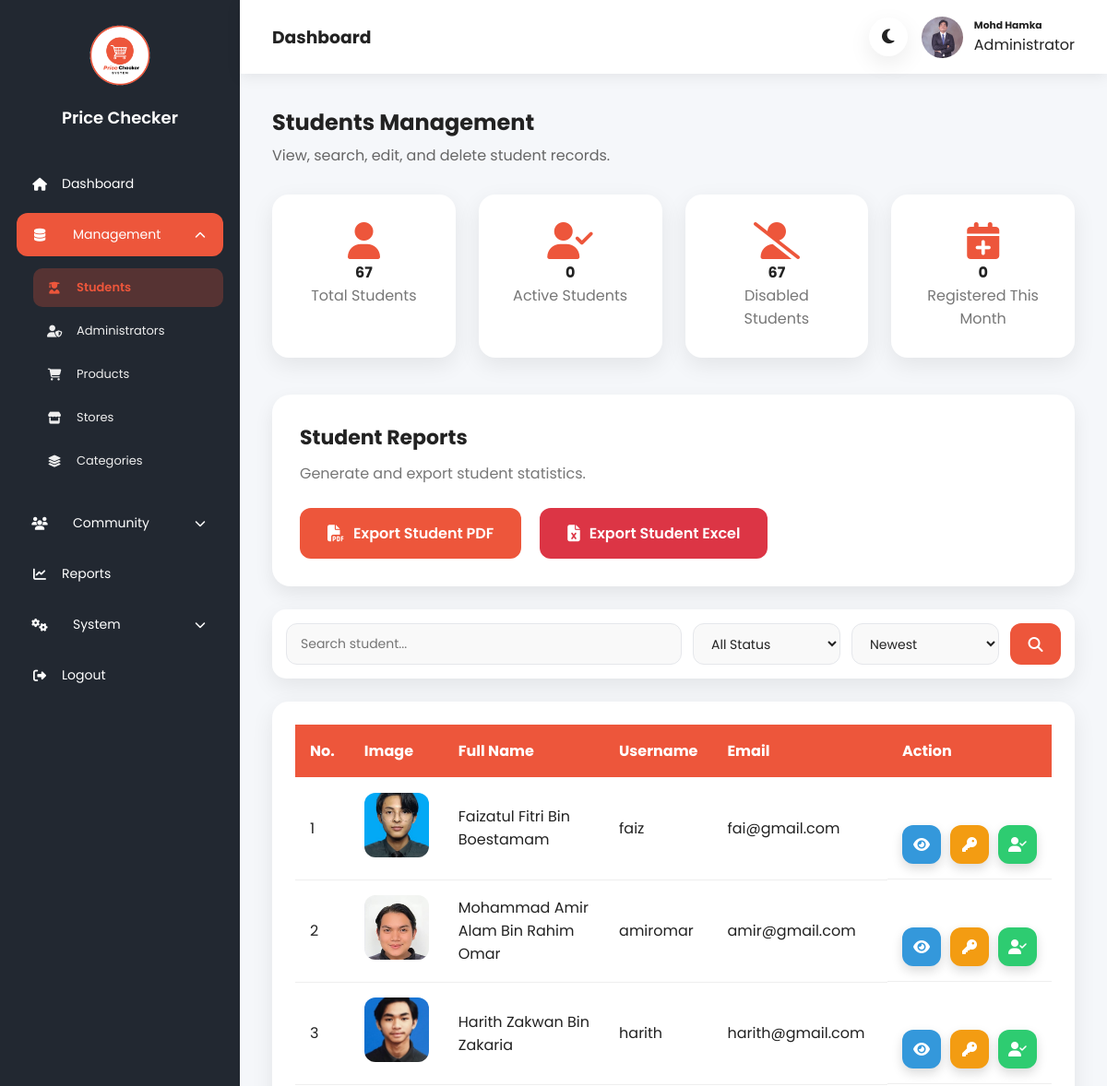
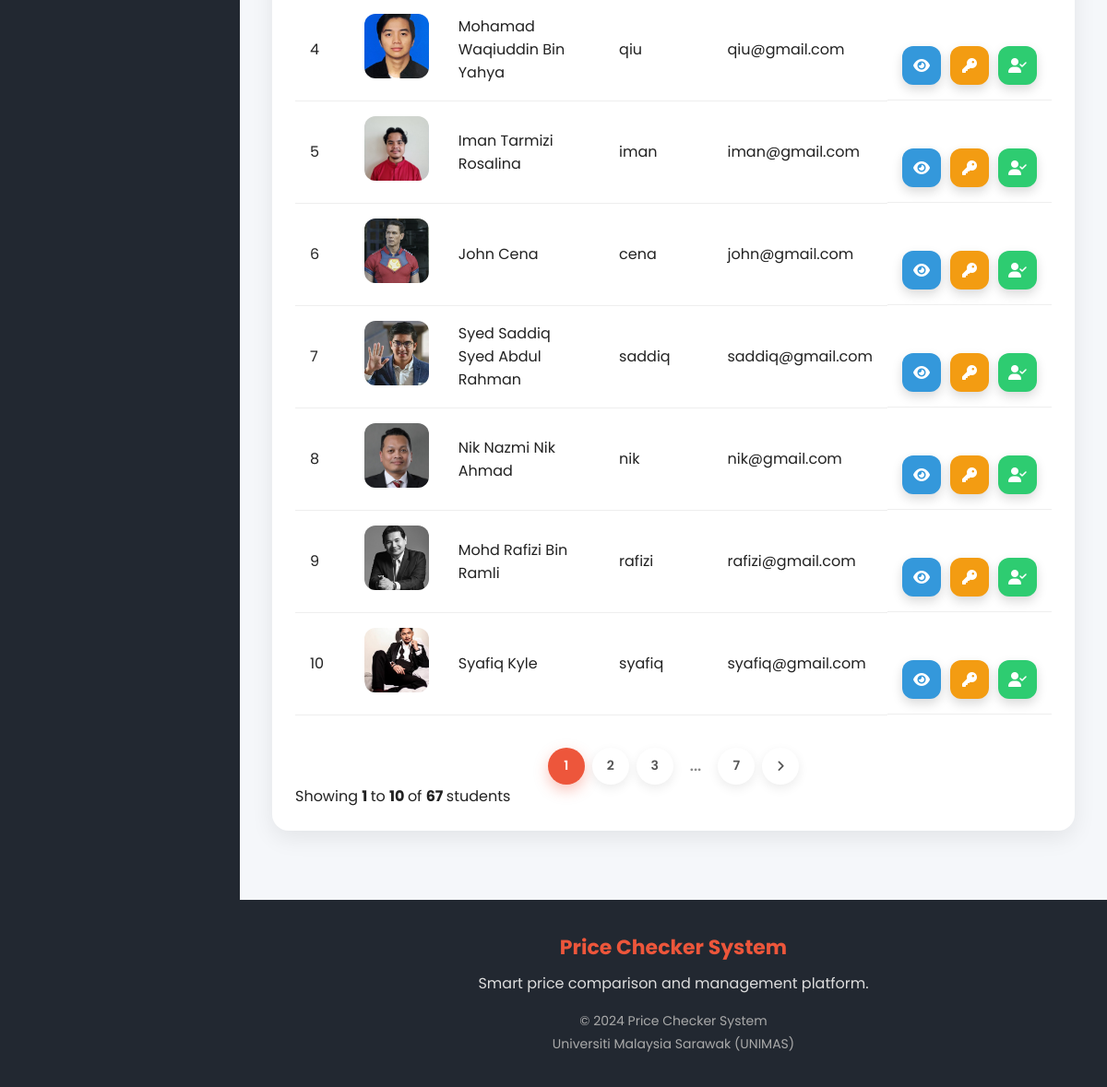
/src/admin/students.php (signed in), run on the app's committed database (2 pictures, top to bottom).
### tables this page shows
CREATE TABLE `student` (
  `studentID` int(11) NOT NULL,
  `fullName` varchar(255) NOT NULL,
  `username` varchar(255) NOT NULL,
  `email` varchar(255) NOT NULL,
  `password` varchar(255) NOT NULL,
  `studentIMG` varchar(255) NOT NULL,
  `logStatus` varchar(255) NOT NULL,
  `created_at` timestamp NOT NULL DEFAULT current_timestamp()
);

### src/admin/students.php (the view, shortened to what this page needs)
<?php
include("../config/db_cPCS.php");
$totalStudents = mysqli_fetch_assoc(
mysqli_query($conn,"
SELECT COUNT(*) total
FROM student
"))['total'];
$activeStudents = mysqli_fetch_assoc(
mysqli_query($conn,"
SELECT COUNT(*) total
FROM student
WHERE logStatus='1'
"))['total'];
$disabledStudents = mysqli_fetch_assoc(
mysqli_query($conn,"
SELECT COUNT(*) total
FROM student
WHERE logStatus='0'
"))['total'];
$registeredThisMonth = mysqli_fetch_assoc(
mysqli_query($conn,"
SELECT COUNT(*) total
FROM student
WHERE MONTH(created_at)=MONTH(CURRENT_DATE())
AND YEAR(created_at)=YEAR(CURRENT_DATE())
"))['total'];
$search = $_GET['search'] ?? "";
$status = $_GET['logStatus'] ?? "";
$sort = $_GET['sort'] ?? "";
$sql = "SELECT * FROM student WHERE 1";
switch($sort)
{
default:
$sql.=" ORDER BY studentID ASC";
}
$countSQL = str_replace(
    "SELECT *",
    "SELECT COUNT(*) total",
    $sql
);
$total = mysqli_fetch_assoc(
    mysqli_query($conn,$countSQL)
)['total'];
$limit = 10;
$page = isset($_GET['page']) ? (int)$_GET['page'] : 1;
$offset = ($page-1)*$limit;
$sql .= " LIMIT $limit OFFSET $offset";
$studentQuery = mysqli_query($conn,$sql);
$totalPages = ceil($total/$limit);
?>
<!DOCTYPE html>
<html lang="en">
<head>
    <link rel="stylesheet"href="https://cdnjs.cloudflare.com/ajax/libs/font-awesome/6.7.2/css/all.min.css">
    <link rel="stylesheet" href="../../assets/css/adminDashboard.css">
</head>
<body>
<div class="admin-container">
    <?php include("../admin/includes/sidebar.php"); ?>
    <div class="admin-main">
        <?php include("../admin/includes/header.php"); ?>
        <div class="dashboard-content">
            <div class="page-title">
                <h2>
                    Students Management
                </h2>
                <p>
                    View, search, edit, and delete student records.
                </p>
            </div>
            <div class="dashboard-cards">
                <div class="dashboard-card">
                    <i class="fa-solid fa-user"></i>
                    <h4>
                        <?php echo $totalStudents; ?>
                    </h4>
                    <p>
                        Total Students
                    </p>
                </div>
                <div class="dashboard-card">
                    <i class="fa-solid fa-user-check"></i>
                    <h4>
                        <?php echo $activeStudents; ?>
                    </h4>
                    <p>
                        Active Students
                    </p>
                </div>
                <div class="dashboard-card">
                    <i class="fa-solid fa-user-slash"></i>
                    <h4>
                        <?php echo $disabledStudents; ?>
                    </h4>
                    <p>
                        Disabled Students
                    </p>
                </div>
                <div class="dashboard-card">
                    <i class="fa-solid fa-calendar-plus"></i>
                    <h4>
                        <?php echo $registeredThisMonth; ?>
                    </h4>
                    <p>
                        Registered This Month
                    </p>
                </div>
            </div>
            <div class="report-card">
                <h3>
                    Student Reports
                </h3>
                <p>
                    Generate and export student statistics.
                </p>
                <div class="report-buttons">
                    <a href="../admin/exportPDF.php?type=student">
                        <i class="fa fa-file-pdf"></i>
                        Export Student PDF
                    </a>
                    <a href="../admin/exportExcel.php?type=student">
                        <i class="fa fa-file-excel"></i>
                        Export Student Excel
                    </a>
                </div>
            </div>
            <div class="manage-top">
                <form method="GET" class="search-box">
                    <div class="student-search-input">
                        <input type="text" id="studentSearchBox" name="search" autocomplete="off" placeholder="Search student..."
                            value="<?php echo htmlspecialchars($search); ?>">
                    </div>
                    <select name="logStatus">
                        <option value="">All Status</option>
                    </select>
                    <select name="sort">
                        <option value="">Newest</option>
                    </select>
                    <button type="submit">
                        <i class="fa fa-search"></i>
                    </button>
                </form>
            </div>
            <div class="table-card">
                <table>
                    <thead>
                        <tr>
                            <th>No.</th>
                            <th>Image</th>
                            <th>Full Name</th>
                            <th>Username</th>
                            <th>Email</th>
                            <th>Action</th>
                        </tr>
                    </thead>
                    <tbody>
                    <?php
                    if(mysqli_num_rows($studentQuery)==0)
                    {
                    ?>
                    <tr>
                        <td colspan="7" style="text-align:center;">
                            No student record found.
                        </td>
                    </tr>
                    <?php
                    }
                    else
                    {
                    $no = $offset + 1;
                    while($student=mysqli_fetch_assoc($studentQuery))
                    {
                    ?>
                    <tr>
                        <td>
                            <?php echo $no++; ?>
                        </td>
                        <td>
                            <img src="<?php echo $student['studentIMG']; ?>" class="table-image">
                        </td>
                        <td>
                            <?php echo $student['fullName']; ?>
                        </td>
                        <td>
                            <?php echo $student['username']; ?>
                        </td>
                        <td>
                            <?php echo $student['email']; ?>
                        </td>
                        <td class="action-buttons">
                            <button type="button" class="action-btn view-btn"
                                data-id="<?php echo $student['studentID']; ?>"
                                title="View Student">
                                <i class="fa-solid fa-eye"></i>
                            </button>
                            <button type="button" class="action-btn reset-btn"
                                data-id="<?php echo $student['studentID']; ?>"
                                data-name="<?php echo htmlspecialchars($student['fullName']); ?>"
                                title="Reset Password">
                                <i class="fa-solid fa-key"></i>
                            </button>
                            <?php if($student['logStatus']==1){ ?>
                                <button type="button"
                                    class="action-btn disable-btn"
                                    data-id="<?php echo $student['studentID']; ?>"
                                    data-name="<?php echo htmlspecialchars($student['fullName']); ?>"
                                    title="Disable Student">
                                    <i class="fa-solid fa-user-slash"></i>
                                </button>
                            <?php }else{ ?>
                                <button type="button"
                                    class="action-btn enable-btn"
                                    data-id="<?php echo $student['studentID']; ?>"
                                    data-name="<?php echo htmlspecialchars($student['fullName']); ?>"
                                    title="Enable Student">
                                    <i class="fa-solid fa-user-check"></i>
                                </button>
                            <?php } ?>
                        </td>
                    </tr>
                    <?php
                    }
                    }
                    ?>
                    </tbody>
                </table>
                <div class="pagination">
                    <?php
                    $start = max(1, $page - 2);
                    $end = min($totalPages, $page + 2);
                    for($i=$start; $i<=$end; $i++)
                    {
                    ?>
                    <a href="?page=<?php echo $i; ?>&search=<?php echo urlencode($search); ?>&logStatus=<?php echo urlencode($status); ?>&sort=<?php echo urlencode($sort); ?>"
                    class="<?php if($page==$i) echo 'active'; ?>">
                        <?php echo $i; ?>
                    </a>
                    <?php
                    }
                    if($page < $totalPages - 2)
                    {
                        if($page < $totalPages - 3)
                        {
                    ?>
                    <span class="dots">
                        ...
                    </span>
                    <?php
                        }
                    ?>
                    <a href="?page=<?php echo $totalPages; ?>&search=<?php echo urlencode($search); ?>&logStatus=<?php echo urlencode($status); ?>&sort=<?php echo urlencode($sort); ?>">
                        <?php echo $totalPages; ?>
                    </a>
                    <?php
                    }
                    if($page < $totalPages)
                    {
                    ?>
                    <a href="?page=<?php echo $page+1; ?>&search=<?php echo urlencode($search); ?>&logStatus=<?php echo urlencode($status); ?>&sort=<?php echo urlencode($sort); ?>">
                        <i class="fa fa-angle-right"></i>
                    </a>
                    <?php
                    }
                    ?>
                </div>
                <div class="pagination-info">
                    Showing
                    <strong>
                        <?php echo $offset + 1; ?>
                    </strong>
                    to
                    <strong>
                        <?php echo min($offset + $limit, $total); ?>
                    </strong>
                    of
                    <strong>
                        <?php echo $total; ?>
                    </strong>
                    students
                </div>
            </div>
        </div>
        <?php include("../admin/includes/footer.php"); ?>
    </div>
</div>
</body>
</html>

### src/admin/includes/header.php
<?php
include("../config/db_cPCS.php");
$adminID = $_SESSION['adminID'];
$sql = "SELECT * FROM admin WHERE adminID = ?";
$stmt = mysqli_prepare($conn, $sql);
mysqli_stmt_bind_param($stmt, "i", $adminID);
mysqli_stmt_execute($stmt);
$result = mysqli_stmt_get_result($stmt);
$admin = mysqli_fetch_assoc($result);
?>
<div class="admin-header">
    <div class="header-title">
            <h3>
                Dashboard
            </h3>
    </div>
    <div class="header-actions">
        <button id="themeToggle" class="theme-btn">
            <i class="fa-solid fa-moon"></i>
        </button>
        <div class="admin-profile">
            <img src="<?php echo $admin['adminIMG']; ?>">
            <div>
                <h6>
                    <?php echo $admin['adminFullname']; ?>
                </h6>
                <span>
                    Administrator
                </span>
            </div>
        </div>
    </div>
</div>

### data on the page
student: studentIMG (picture), fullName "Faizatul Fitri Bin Boestamam", username "faiz", email "fai@gmail.com"
student: studentIMG (picture), fullName "Mohammad Amir Alam Bin Rahim Omar", username "amiromar", email "amir@gmail.com"
student: studentIMG (picture), fullName "Harith Zakwan Bin Zakaria", username "harith", email "harith@gmail.com"
student: studentIMG (picture), fullName "Mohamad Waqiuddin Bin Yahya", username "qiu", email "qiu@gmail.com"
student: studentIMG (picture), fullName "Iman Tarmizi Rosalina", username "iman", email "iman@gmail.com"
student: studentIMG (picture), fullName "John Cena", username "cena", email "john@gmail.com"
student: studentIMG (picture), fullName "Syed Saddiq Syed Abdul Rahman", username "saddiq", email "saddiq@gmail.com"
student: studentIMG (picture), fullName "Nik Nazmi Nik Ahmad", username "nik", email "nik@gmail.com"
student: studentIMG (picture), fullName "Mohd Rafizi Bin Ramli", username "rafizi", email "rafizi@gmail.com"
student: studentIMG (picture), fullName "Syafiq Kyle", username "syafiq", email "syafiq@gmail.com"

### other printed values
$admin['adminFullname'] "Mohd Hamka"
$totalStudents "67"
$activeStudents "0"
$disabledStudents "67"
$registeredThisMonth "0"
$totalPages "7"
$offset + 1 "1"
min($offset + $limit, $total) "10"
$total "67"
